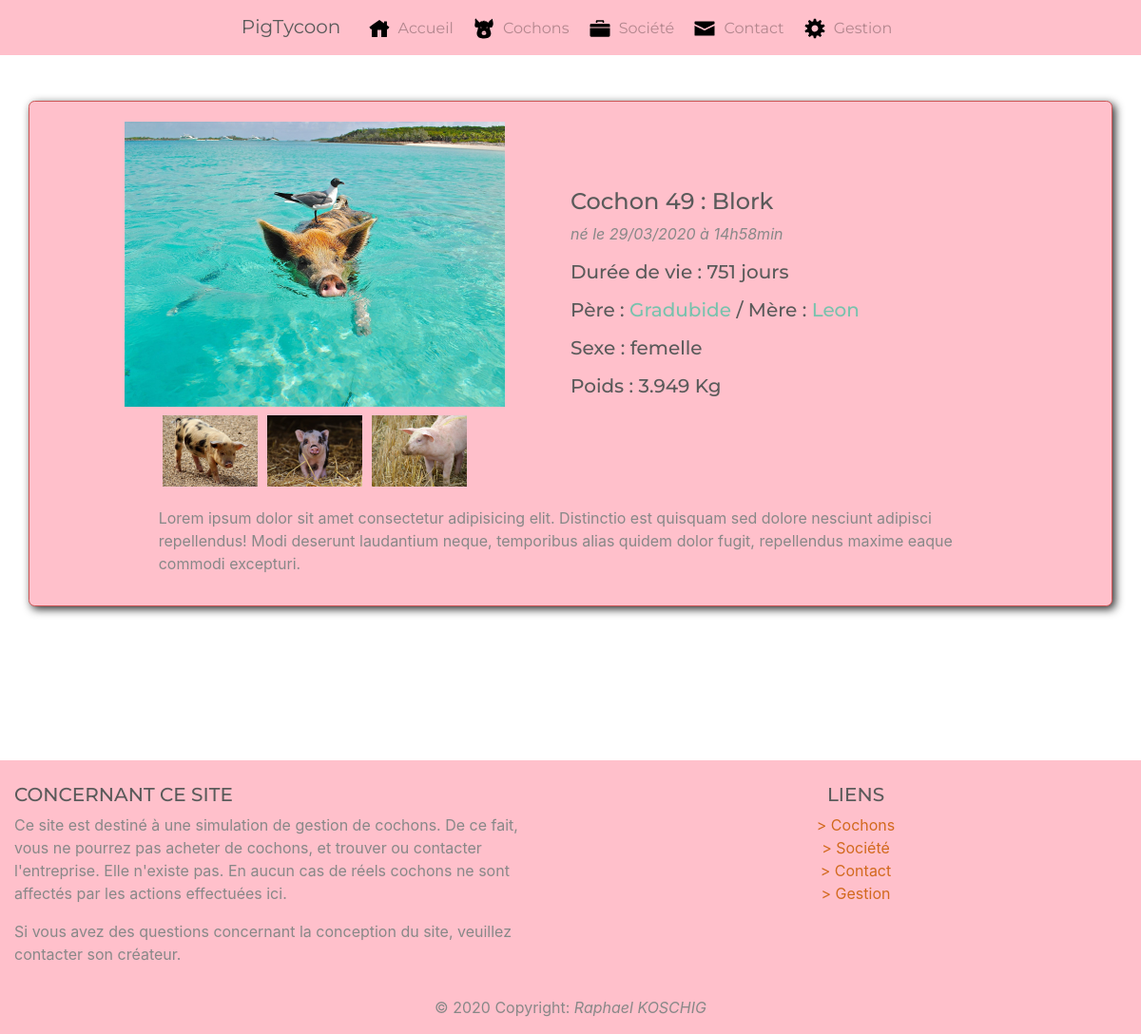
Page /index.php?action=pig&id=49 on the committed database.
### tables this page shows
CREATE TABLE IF NOT EXISTS `pig` (
  `id_pig` int(11) NOT NULL AUTO_INCREMENT,
  `name_pig` varchar(100) NOT NULL,
  `sex_pig` tinyint(4) NOT NULL,
  `weight_pig` decimal(7,3) NOT NULL,
  `mother_pig` int(11) DEFAULT NULL,
  `father_pig` int(11) DEFAULT NULL,
  `birthdate_pig` datetime DEFAULT NULL,
  `deathdate_pig` datetime DEFAULT NULL,
  `state_pig` tinyint(4) NOT NULL DEFAULT '1',
  `thumbnail_pig` int(11) NOT NULL,
  `updated_at_pig` datetime DEFAULT NULL,
  PRIMARY KEY (`id_pig`),
  KEY `fk_pig_thumbnail` (`thumbnail_pig`)
);

CREATE TABLE IF NOT EXISTS `photo` (
  `id_photo` int(11) NOT NULL AUTO_INCREMENT,
  `name_photo` varchar(30) NOT NULL,
  PRIMARY KEY (`id_photo`)
);

CREATE TABLE IF NOT EXISTS `sex` (
  `id_sex` int(11) NOT NULL,
  `type_sex` varchar(100) NOT NULL,
  PRIMARY KEY (`id_sex`)
);

### models/Manager.php (called while the page is built)
<?php
class Manager
{
    protected function dbConnect()
    {
        $db = new PDO('mysql:host=localhost;dbname=pigtycoon;charset=utf8', 'root', '');
        return $db;
    }
}

### models/PigManager.php (called while the page is built, shortened)
<?php
class PigManager extends Manager
{
    private $db;
    public function __construct()
    {
        $this->db = $this->dbConnect();
    }
    function getPig($pigId)
    {
        $req = $this->db->prepare('SELECT
                             pig1.id_pig, pig1.name_pig, pig1.sex_pig, type_sex,
                             pig1.weight_pig, pig1.mother_pig, pig1.father_pig,
                             pig1.birthdate_pig AS raw_birthdate_pig,
                             pig1.deathdate_pig AS raw_deathdate_pig,
                             name_photo,
                             pig2.name_pig AS mother_name,
                             pig3.name_pig AS father_name,
                             DATE_FORMAT(pig1.deathdate_pig, \'%d/%m/%Y\') AS deathdate_pig,
                             DATE_FORMAT(pig1.birthdate_pig, \'%d/%m/%Y à %Hh%imin\') AS birthdate_pig,
                             (DATEDIFF(pig1.deathdate_pig, NOW())) AS deathtime_pig
                             FROM pig AS pig1
                             LEFT OUTER JOIN pig AS pig2
                             ON pig2.id_pig = pig1.mother_pig
                             LEFT OUTER JOIN pig AS pig3
                             ON pig3.id_pig = pig1.father_pig
                             LEFT JOIN photo
                             ON photo.id_photo = pig1.thumbnail_pig
                             LEFT JOIN sex
                             ON pig1.sex_pig = sex.id_sex
                             WHERE pig1.id_pig = :pigId
                             AND pig1.state_pig = 1;');
        $req->bindParam(':pigId', $pigId);
        $req->execute();
        $pig = $req->fetch();
        return $pig;
    }
    public function getPigPhotos($id)
    {
        $req = $this->db->prepare("SELECT name_photo, link_photo_pig.id_photo FROM photo
                                   INNER JOIN link_photo_pig
                                   ON photo.id_photo = link_photo_pig.id_photo
                                   INNER JOIN pig
                                   ON link_photo_pig.id_pig = pig.id_pig
                                   WHERE pig.id_pig = :id;");
        $req->bindValue('id', $id, PDO::PARAM_INT);
        $req->execute();
        return $req;
    }
}

### views/frontoffice/pig.php (the view, shortened to what this page needs)
<div class="container newpig bg-primary">
    <div class="row">
        <div class="col-6 align-self-center text-center">
            <div class="row justify-content-center">
                <a class="gallery" href="./public/images/photos/<?= $pig['name_photo'] ?>">
                    <img src="./public/images/photos/<?= $pig['name_photo'] ?>" alt="" width="400px" class="img-fluid">
                </a>
            </div>
            <div class="row justify-content-center">
                <?php
                while ($photo = $photos->fetch()) {
                ?>
                    <a class="gallery" href="./public/images/photos/<?= $photo['name_photo'] ?>">
                        <img src="./public/images/photos/<?= $photo['name_photo'] ?>" alt="" width="100px" class="img-fluid">
                    </a>
                <?php
                }
                ?>
            </div>
        </div>
        <div class="col-6 align-self-center">
            <div class="row">
                <h4>
                    Cochon <?= $pig['id_pig'] ?> : <?= htmlspecialchars($pig['name_pig']) ?>
                </h4>
            </div>
            <div class="row">
                <p><em>né le <?= $pig['birthdate_pig'] ?></em></p>
            </div>
            <div class="row">
                <h5>
                    <?php if ($pig['deathtime_pig'] <= 0) { ?>
                        <p>Ce cochon est mort le <?= $pig['deathdate_pig']?></p>
                    <?php } else { ?>
                        <p>Durée de vie : <?php echo ($pig['deathtime_pig']) . " jours" ?></p>
                    <?php } ?>
                    <p>
                        <?php
                        if ($pig['father_pig'] == null) {
                            echo 'Pas de père';
                        } else { ?>
                            Père : <a href="<?php echo ("index.php?action=pig&id=" . $pig['father_pig']) ?>"><?= $pig['father_name'] ?></a>
                        <?php }
                        ?>
                         /
                        <?php
                        if ($pig['mother_pig'] == null) {
                            echo 'Pas de mère';
                        } else { ?>
                            Mère : <a href="<?php echo ("index.php?action=pig&id=" . $pig['mother_pig']) ?>"><?= $pig['mother_name'] ?></a>
                        <?php }
                        ?>
                    </p>
                    <p>Sexe : <?php echo ($pig['type_sex']) ?></p>
                    <p>Poids : <?php echo ($pig['weight_pig']) ?> Kg</p>
                </h5>
            </div>
        </div>
    </div>
    <div class="row justify-content-center">
        <div class="col-10 align-self-center">
            <p> Lorem ipsum dolor sit amet consectetur adipisicing elit. Distinctio est quisquam sed dolore nesciunt adipisci repellendus! Modi deserunt laudantium neque,
                temporibus alias quidem dolor fugit, repellendus maxime eaque commodi excepturi.</p>
        </div>
    </div>
</div>
<?php require('template.php'); ?>

### public/css/style.css (style rules this page uses)
.bg-primary { background-color: pink !important; }
html, body { height: 100%; margin: 0; }
body { height: 100%; margin-bottom: 0; background-image: url("../images/others/bg4.jpg") !important; background-size: cover; background-attachment: fixed; }
.newpig { border: 0.1rem solid rgb(204, 86, 86); border-radius: 0.4rem; margin-top: 3rem; box-shadow: 3px 3px 10px rgb(44, 44, 44); margin-bottom: 2.5rem; }
.newpig > * { margin: 1rem; }
.newpig img { margin: 0.3rem; }

### rows in the picture
pig: thumbnail_pig.name_photo (picture), id_pig "49", name_pig "Blork", pig.name_pig "Gradubide", pig.name_pig "Leon", sex.type_sex "femelle", weight_pig "3.949"

### other values in the picture
$pig['birthdate_pig'] "29/03/2020 à 14h58min"
$pig['deathtime_pig'] "751"
